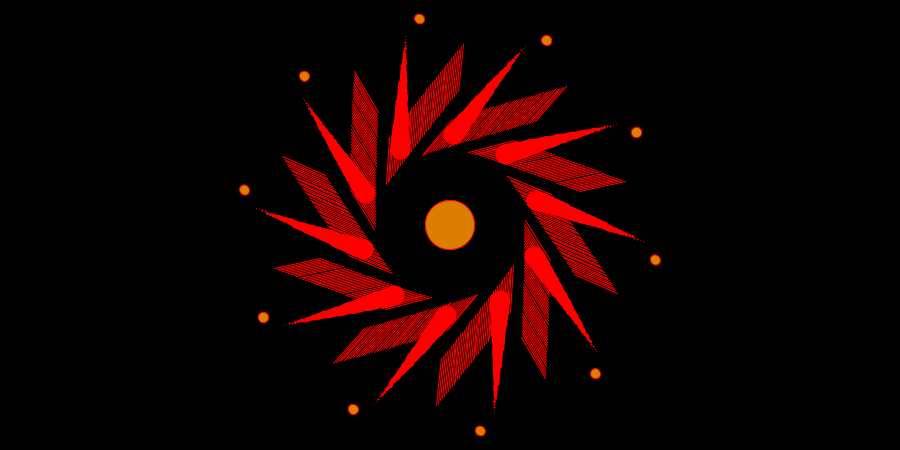
Frame 1 (no input)
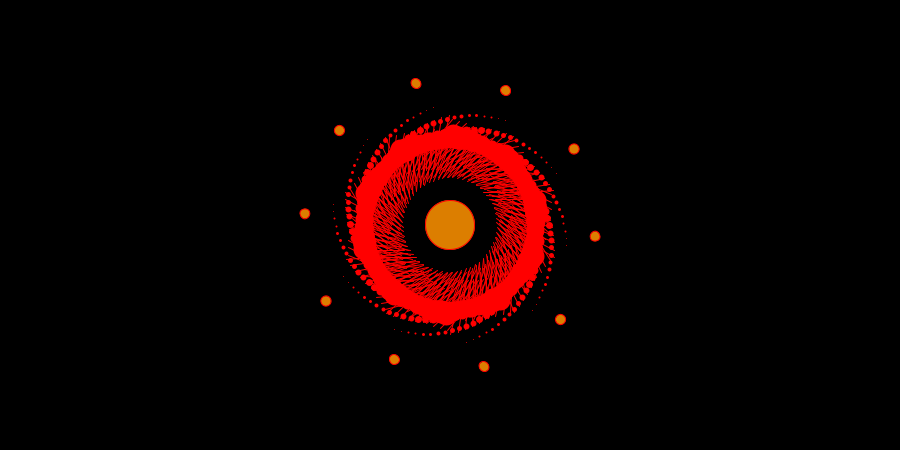
Frame 60 (the mouse pressed at the canvas centre just before this capture)
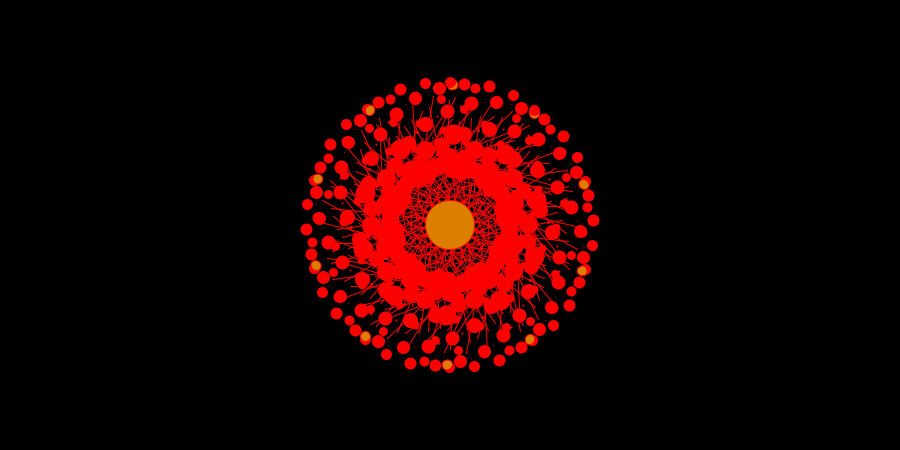
Frame 120 (the mouse held since frame 60 and released just before this capture)

The Processing sketch that drew these frames (run headless with seeded random() and noise(); from frame 60 on, the mouse is pressed at the canvas centre):

// Processing sketch: processing_629
// ── processing_629.pde

float inc = 0.0;//incremento de angulo
float dim = 50;//Diametro
void setup() {
  size(900, 450);
  background(0);
  smooth();
}
void draw() {
  background(0);
  inc += 0.01;
  frameRate(30);
  float angle = tan(inc) /10.0 ;
  translate(width/2,height/2);
  for (int i = 0; i < 10; i++) {
    tail(50,-dim/2, 40, angle);
    rotate(PI/5);
  }
  ellipse(0,0,dim,dim);
}
void tail(float x,float y, int units, float angle) {
  pushMatrix();
  translate(x, y);
 for (int i = units; i > 0; i--) {
    strokeWeight(i/2);
    stroke(255,0,0);//color de borde
    line(0, 100, 0, 100);
    strokeWeight(1);
    line(50,60,25,20);
    translate(0, 3);
    rotate(angle);
  }
  //noStroke();
  fill(220,126,0);
  ellipse(100,50,10,10);
  popMatrix();
}
